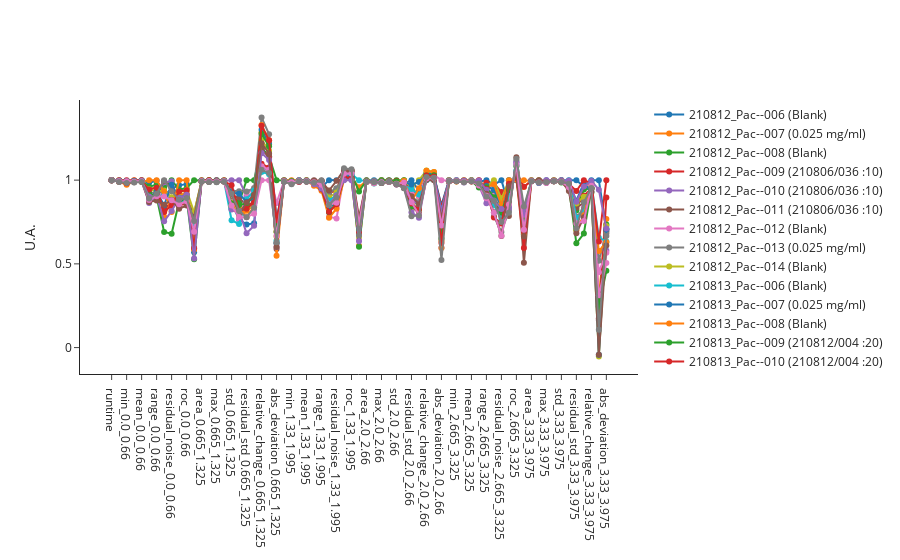

The code cell stored with this chart in its notebook:
### Code cell
fig_train_features = pc.plot_features(train_indices)
fig_train_features.show()
